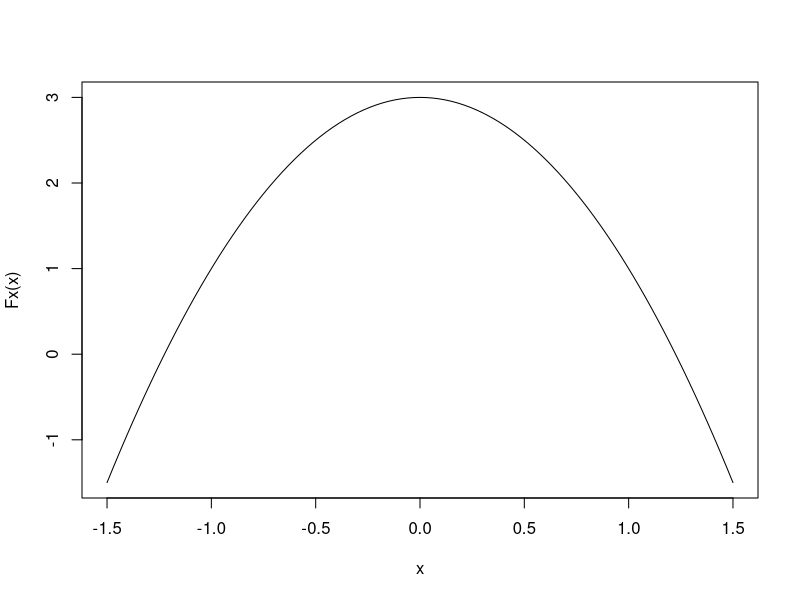
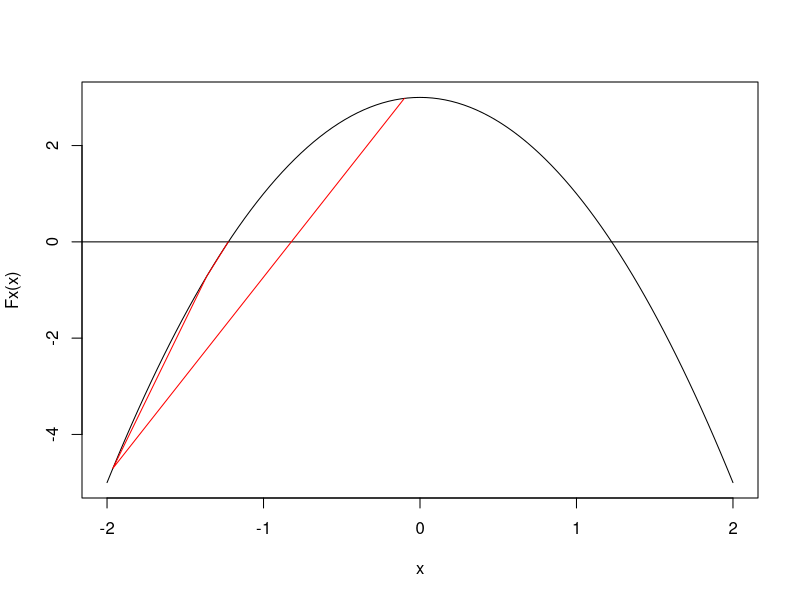

These figures' R source, in order:
Fx <- function (x) {3 - 2*x^2} # an quadratic function with two roots
f <- function (x) {-4*x} # the derivative function of F

curve(Fx, -1.5, 1.5)
curve(Fx, -2, 2)
abline(c(0,0))

x <- 0.1 # note we cannot start at x==0
Fx(x)  # response at starting x
f(x)   # slope at starting x
-sign(f(x)) # direction
abs(Fx(x)/f(x)) # step size

# without backtracking
alpha = 5    # blows up
alpha = 2.5  # blows up slowly
alpha = 2    # oscillates
alpha = 1.25 # converges in 17
alpha = 1.1  # converges in 12
alpha = 1    # converges in 7
alpha = 0.9  # converges in 13
alpha = 0.5  # converges in 34

max.iter <- 35
iter     = 1
alpha    = 1    # converges in 7
x        <- 0.1 # note we cannot start at x==0

iterlog <- data.frame(iter=rep(NA,max.iter),x=rep(NA,max.iter),
                      Fx=rep(NA,max.iter), f=rep(NA,max.iter))

while (abs(Fx(x))> 1e-8 && iter<=35) {
  iterlog[iter,1] <- iter
  iterlog[iter,2] <- x
  iterlog[iter,3] <- Fx(x)
  iterlog[iter,4] <- f(x)
  
  x <- x - alpha*Fx(x)/f(x)  # Newton's Method
  iter<-iter+1
}
print(iterlog)

# With backtracking
iter   <- 1
alpha0 <- 1
x      <- -0.1 # note we cannot start at x==0

iterlog <- data.frame(iter=rep(NA,10),x=rep(NA,10),
                      Fx=rep(NA,10), f=rep(NA,10), alpha=rep(NA,10))

while (abs(Fx(x))> 1e-8 && iter<=10) {
  alpha <- alpha0
  p <- Fx(x)/f(x)
  while (abs(Fx(x)) + alpha*p < abs(Fx(x-alpha*p))) {
    alpha <- 0.5*alpha
    print(alpha)
  }
  iterlog[iter,1] <- iter
  iterlog[iter,2] <- x
  iterlog[iter,3] <- Fx(x)
  iterlog[iter,4] <- f(x)
  iterlog[iter,5] <- alpha
  
  x <- x - alpha*Fx(x)/f(x)  # Newton's Method
  alpha <- alpha0
  iter<-iter+1
}
iterlog <- iterlog[!is.na(iterlog$iter),]
print(iterlog)
points(iterlog$Fx~iterlog$x, col="red", type="l")
